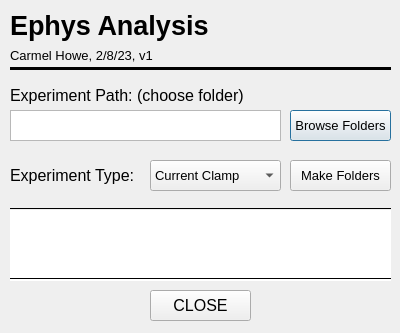
<?xml version="1.0" encoding="UTF-8"?>
<ui version="4.0">
 <class>Dialog</class>
 <widget class="QDialog" name="Dialog">
  <property name="geometry">
   <rect>
    <x>0</x>
    <y>0</y>
    <width>400</width>
    <height>333</height>
   </rect>
  </property>
  <property name="windowTitle">
   <string>Dialog</string>
  </property>
  <property name="autoFillBackground">
   <bool>false</bool>
  </property>
  <widget class="QTextEdit" name="pathTextBox">
   <property name="geometry">
    <rect>
     <x>10</x>
     <y>110</y>
     <width>271</width>
     <height>31</height>
    </rect>
   </property>
   <property name="html">
    <string>&lt;!DOCTYPE HTML PUBLIC &quot;-//W3C//DTD HTML 4.0//EN&quot; &quot;http://www.w3.org/TR/REC-html40/strict.dtd&quot;&gt;
&lt;html&gt;&lt;head&gt;&lt;meta name=&quot;qrichtext&quot; content=&quot;1&quot; /&gt;&lt;style type=&quot;text/css&quot;&gt;
p, li { white-space: pre-wrap; }
&lt;/style&gt;&lt;/head&gt;&lt;body style=&quot; font-family:'MS Shell Dlg 2'; font-size:8.25pt; font-weight:400; font-style:normal;&quot;&gt;
&lt;p style=&quot;-qt-paragraph-type:empty; margin-top:0px; margin-bottom:0px; margin-left:0px; margin-right:0px; -qt-block-indent:0; text-indent:0px;&quot;&gt;&lt;br /&gt;&lt;/p&gt;&lt;/body&gt;&lt;/html&gt;</string>
   </property>
  </widget>
  <widget class="QPushButton" name="browseButton">
   <property name="geometry">
    <rect>
     <x>290</x>
     <y>110</y>
     <width>101</width>
     <height>31</height>
    </rect>
   </property>
   <property name="font">
    <font>
     <pointsize>10</pointsize>
    </font>
   </property>
   <property name="text">
    <string>Browse Folders</string>
   </property>
  </widget>
  <widget class="QLabel" name="pd_label">
   <property name="geometry">
    <rect>
     <x>10</x>
     <y>70</y>
     <width>291</width>
     <height>51</height>
    </rect>
   </property>
   <property name="font">
    <font>
     <pointsize>12</pointsize>
    </font>
   </property>
   <property name="text">
    <string>Experiment Path: (choose folder)</string>
   </property>
   <property name="wordWrap">
    <bool>true</bool>
   </property>
  </widget>
  <widget class="QPushButton" name="makeFoldersButton">
   <property name="geometry">
    <rect>
     <x>290</x>
     <y>160</y>
     <width>101</width>
     <height>31</height>
    </rect>
   </property>
   <property name="font">
    <font>
     <pointsize>10</pointsize>
    </font>
   </property>
   <property name="text">
    <string>Make Folders</string>
   </property>
  </widget>
  <widget class="QLabel" name="label_2">
   <property name="geometry">
    <rect>
     <x>10</x>
     <y>10</y>
     <width>251</width>
     <height>31</height>
    </rect>
   </property>
   <property name="font">
    <font>
     <pointsize>20</pointsize>
     <weight>75</weight>
     <bold>true</bold>
    </font>
   </property>
   <property name="text">
    <string>Ephys Analysis</string>
   </property>
   <property name="wordWrap">
    <bool>true</bool>
   </property>
  </widget>
  <widget class="QLabel" name="pd_label_2">
   <property name="geometry">
    <rect>
     <x>10</x>
     <y>30</y>
     <width>291</width>
     <height>51</height>
    </rect>
   </property>
   <property name="font">
    <font>
     <pointsize>10</pointsize>
    </font>
   </property>
   <property name="text">
    <string>Carmel Howe, 2/8/23, v1</string>
   </property>
   <property name="wordWrap">
    <bool>true</bool>
   </property>
  </widget>
  <widget class="Line" name="line">
   <property name="geometry">
    <rect>
     <x>10</x>
     <y>60</y>
     <width>381</width>
     <height>16</height>
    </rect>
   </property>
   <property name="frameShadow">
    <enum>QFrame::Plain</enum>
   </property>
   <property name="lineWidth">
    <number>3</number>
   </property>
   <property name="orientation">
    <enum>Qt::Horizontal</enum>
   </property>
  </widget>
  <widget class="QTextBrowser" name="printNoteBox">
   <property name="geometry">
    <rect>
     <x>10</x>
     <y>210</y>
     <width>381</width>
     <height>31</height>
    </rect>
   </property>
   <property name="font">
    <font>
     <pointsize>10</pointsize>
    </font>
   </property>
   <property name="frameShape">
    <enum>QFrame::NoFrame</enum>
   </property>
   <property name="frameShadow">
    <enum>QFrame::Plain</enum>
   </property>
  </widget>
  <widget class="QComboBox" name="expComboBox">
   <property name="geometry">
    <rect>
     <x>150</x>
     <y>160</y>
     <width>131</width>
     <height>31</height>
    </rect>
   </property>
   <property name="font">
    <font>
     <pointsize>10</pointsize>
    </font>
   </property>
   <item>
    <property name="text">
     <string>Current Clamp</string>
    </property>
   </item>
   <item>
    <property name="text">
     <string>Voltage Clamp</string>
    </property>
   </item>
  </widget>
  <widget class="QLabel" name="pd_label_3">
   <property name="geometry">
    <rect>
     <x>10</x>
     <y>150</y>
     <width>131</width>
     <height>51</height>
    </rect>
   </property>
   <property name="font">
    <font>
     <pointsize>12</pointsize>
    </font>
   </property>
   <property name="text">
    <string>Experiment Type:</string>
   </property>
   <property name="wordWrap">
    <bool>true</bool>
   </property>
  </widget>
  <widget class="QTextBrowser" name="printNoteBox_2">
   <property name="geometry">
    <rect>
     <x>10</x>
     <y>240</y>
     <width>381</width>
     <height>41</height>
    </rect>
   </property>
   <property name="font">
    <font>
     <pointsize>10</pointsize>
    </font>
   </property>
   <property name="frameShape">
    <enum>QFrame::NoFrame</enum>
   </property>
   <property name="frameShadow">
    <enum>QFrame::Plain</enum>
   </property>
  </widget>
  <widget class="Line" name="line_2">
   <property name="geometry">
    <rect>
     <x>10</x>
     <y>200</y>
     <width>381</width>
     <height>16</height>
    </rect>
   </property>
   <property name="frameShadow">
    <enum>QFrame::Plain</enum>
   </property>
   <property name="lineWidth">
    <number>1</number>
   </property>
   <property name="orientation">
    <enum>Qt::Horizontal</enum>
   </property>
  </widget>
  <widget class="Line" name="line_3">
   <property name="geometry">
    <rect>
     <x>10</x>
     <y>270</y>
     <width>381</width>
     <height>16</height>
    </rect>
   </property>
   <property name="frameShadow">
    <enum>QFrame::Plain</enum>
   </property>
   <property name="lineWidth">
    <number>1</number>
   </property>
   <property name="orientation">
    <enum>Qt::Horizontal</enum>
   </property>
  </widget>
  <widget class="QPushButton" name="closeButton">
   <property name="geometry">
    <rect>
     <x>150</x>
     <y>290</y>
     <width>101</width>
     <height>31</height>
    </rect>
   </property>
   <property name="font">
    <font>
     <pointsize>12</pointsize>
     <weight>50</weight>
     <bold>false</bold>
    </font>
   </property>
   <property name="text">
    <string>CLOSE</string>
   </property>
  </widget>
 </widget>
 <resources/>
 <connections/>
</ui>
